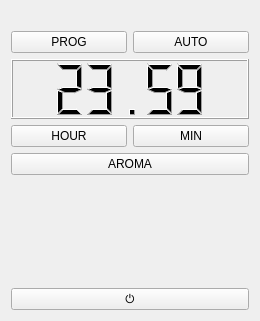
<?xml version="1.0" encoding="UTF-8"?>
<ui version="4.0">
 <class>Form</class>
 <widget class="QWidget" name="Form">
  <property name="geometry">
   <rect>
    <x>0</x>
    <y>0</y>
    <width>260</width>
    <height>321</height>
   </rect>
  </property>
  <property name="windowTitle">
   <string>Form</string>
  </property>
  <layout class="QVBoxLayout" name="verticalLayout">
   <item>
    <widget class="QLabel" name="label">
     <property name="text">
      <string/>
     </property>
     <property name="pixmap">
      <pixmap resource="arcelik.qrc">:/root/narcelik.png</pixmap>
     </property>
    </widget>
   </item>
   <item>
    <layout class="QHBoxLayout" name="horizontalLayout">
     <item>
      <widget class="QPushButton" name="pushButton">
       <property name="text">
        <string>PROG</string>
       </property>
      </widget>
     </item>
     <item>
      <widget class="QPushButton" name="pushButton_2">
       <property name="text">
        <string>AUTO</string>
       </property>
      </widget>
     </item>
    </layout>
   </item>
   <item>
    <widget class="QLCDNumber" name="lcdNumber">
     <property name="minimumSize">
      <size>
       <width>0</width>
       <height>60</height>
      </size>
     </property>
     <property name="value" stdset="0">
      <double>23.590000000000000</double>
     </property>
    </widget>
   </item>
   <item>
    <layout class="QHBoxLayout" name="horizontalLayout_2">
     <item>
      <widget class="QPushButton" name="pushButton_3">
       <property name="text">
        <string>HOUR</string>
       </property>
      </widget>
     </item>
     <item>
      <widget class="QPushButton" name="pushButton_4">
       <property name="text">
        <string>MIN</string>
       </property>
      </widget>
     </item>
    </layout>
   </item>
   <item>
    <widget class="QPushButton" name="pushButton_5">
     <property name="text">
      <string>AROMA</string>
     </property>
    </widget>
   </item>
   <item>
    <spacer name="verticalSpacer">
     <property name="orientation">
      <enum>Qt::Vertical</enum>
     </property>
     <property name="sizeHint" stdset="0">
      <size>
       <width>20</width>
       <height>40</height>
      </size>
     </property>
    </spacer>
   </item>
   <item>
    <widget class="QPushButton" name="pushButton_6">
     <property name="text">
      <string>⏻</string>
     </property>
    </widget>
   </item>
  </layout>
 </widget>
 <resources>
  <include location="arcelik.qrc"/>
  <include location="../../../arcelik.qrc"/>
 </resources>
 <connections/>
</ui>
